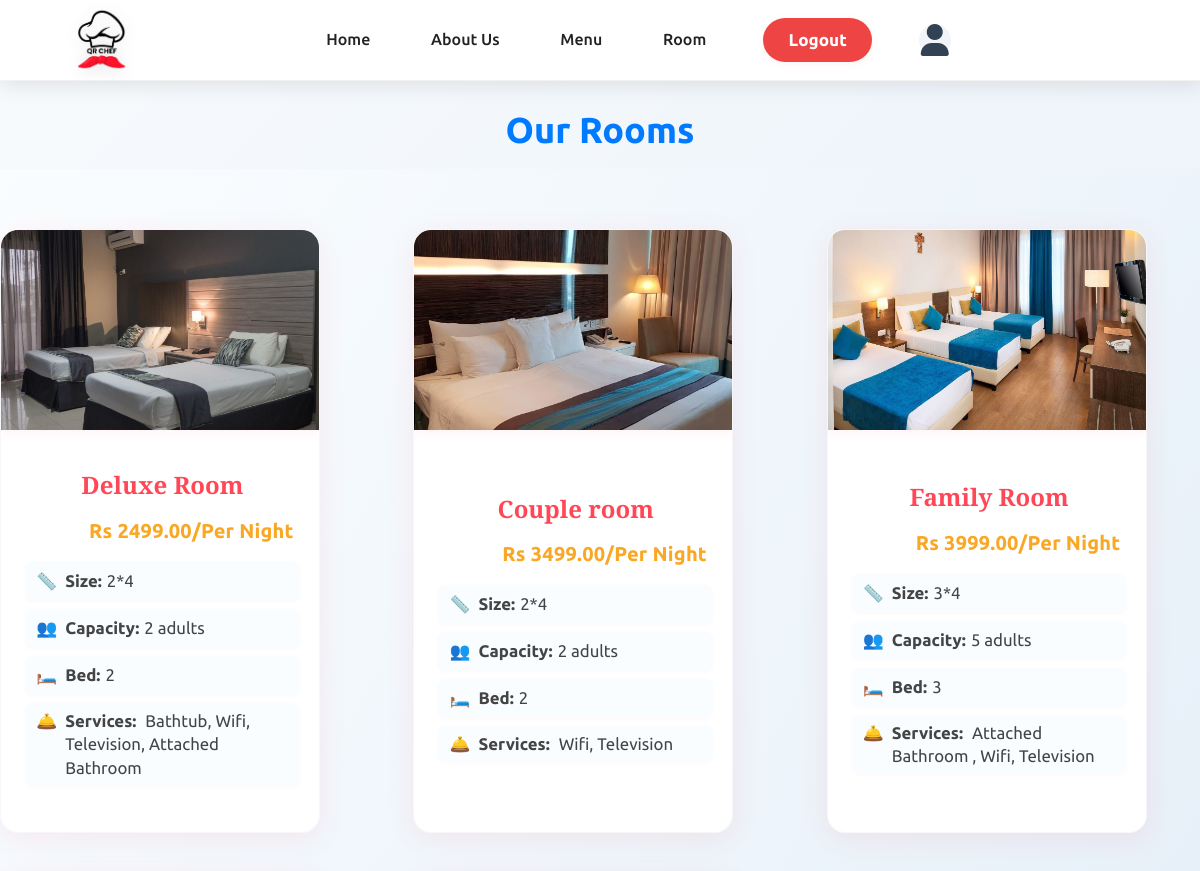
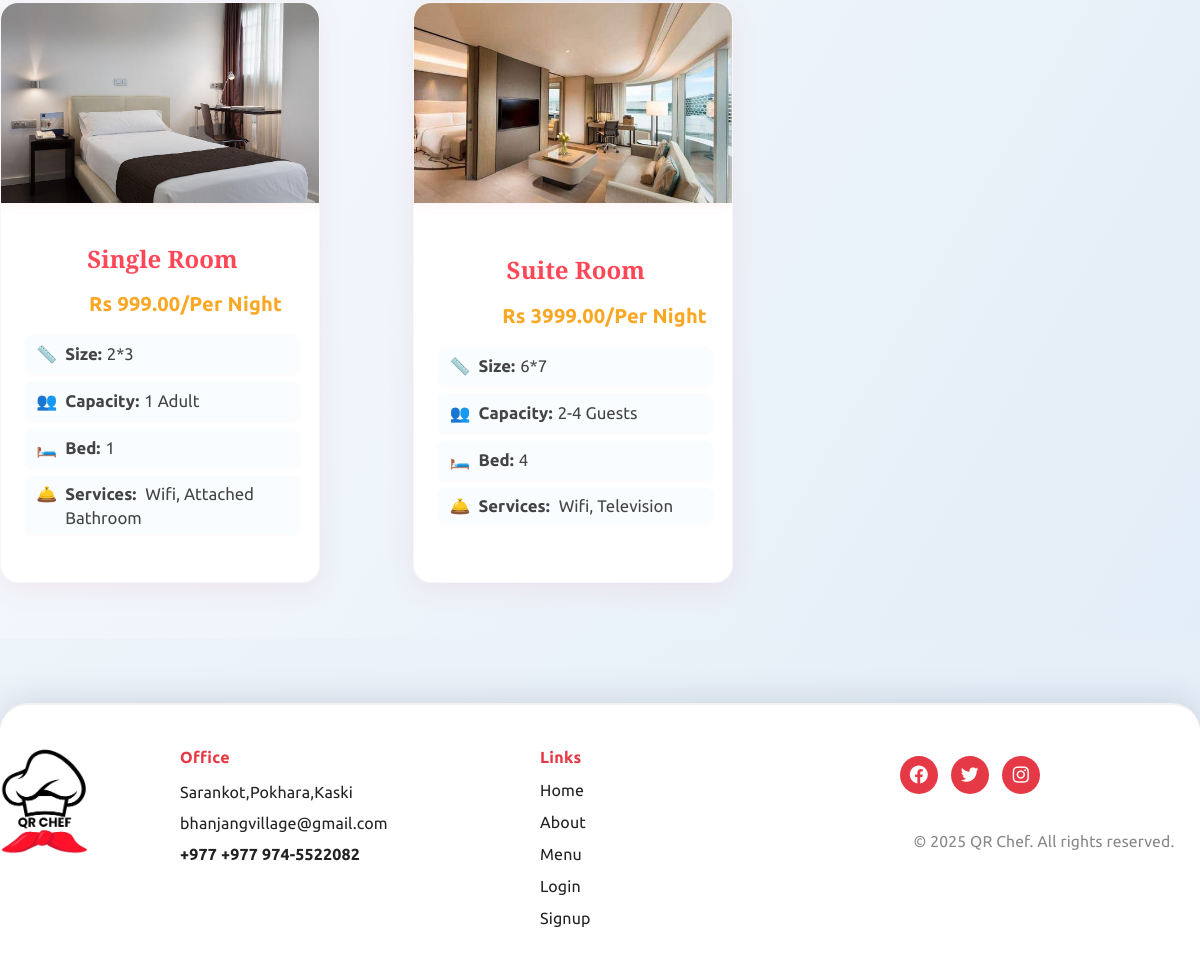
The app's page /room/ (signed in) with its own data (2 pictures, top to bottom).
### restaurant/models.py (models this page shows, shortened)
class Room(models.Model):
    name = models.CharField(max_length=100)
    image = models.ImageField(upload_to='rooms/')
    size = models.CharField(max_length=50)
    capacity = models.CharField(max_length=50)
    bed = models.CharField(max_length=50)
    services = models.CharField(max_length=200)
    category = models.ForeignKey(RoomCategory, on_delete=models.CASCADE, null=True, blank=True)

class RoomCategory(models.Model):
    name = models.CharField(max_length=50)
    price_per_night = models.DecimalField(max_digits=8, decimal_places=2)
    room_numbers = models.TextField(
        help_text="Enter room numbers separated by commas (e.g., '101,102,103')",
        null=True,
        blank=True
    )
    class Meta:
        verbose_name_plural = 'Room Categories'

### restaurant/views.py (the view)
# urls.py: path('room/', room, name='room'),
def room(request):
    rooms = Room.objects.all()
    return render(request, 'room.html', {'rooms': rooms})

### myproject/auth_backend.py (called while the page is built)
    def get_user(self, user_id):
        try:
            return User.objects.get(pk=user_id)
        except User.DoesNotExist:
            return None

### restaurant/templates/room.html (shortened to what this page needs)
{% extends "base.html" %}
{% load static %}
{% block content %}
    <link
      rel="stylesheet"
      href="{% static 'css/elegant-icons.css' %}"
      type="text/css"
    />
    <link
      rel="stylesheet"
      href="{% static 'css/flaticon.css' %}"
      type="text/css"
    />
    <link
      rel="stylesheet"
      href="{% static 'css/owl.carousel.min.css' %}"
      type="text/css"
    />
    <link
      rel="stylesheet"
      href="{% static 'css/nice-select.css' %}"
      type="text/css"
    />
    <link
      rel="stylesheet"
      href="{% static 'css/jquery-ui.min.css' %}"
      type="text/css"
    />
    <link
      rel="stylesheet"
      href="{% static 'css/magnific-popup.css' %}"
      type="text/css"
    />
    <link
      rel="stylesheet"
      href="{% static 'css/slicknav.min.css' %}"
      type="text/css"
    />
  </head>
  <body>
    <div class="breadcrumb-section">
      <div class="container">
        <div class="row">
          <div class="col-lg-12">
            <div class="breadcrumb-text">
              <h2>Our Rooms</h2>
            </div>
          </div>
        </div>
      </div>
    </div>
    <section class="rooms-section spad">
      <div class="container">
        <div class="room-list">
  {% for room in rooms %}
    <div class="room-item">
      <img src="{{ room.image.url }}" alt="{{ room.name }}" />
      <div class="ri-text">
        <h4>{{ room.name }}</h4>
        <h3 class="room-price">Rs {{ room.category.price_per_night }}<span>/Per Night</span></h3>
        <div class="room-features">
          <div class="feature"><span class="feature-icon">📏</span><span class="feature-label">Size:</span> {{ room.size }}</div>
          <div class="feature"><span class="feature-icon">👥</span><span class="feature-label">Capacity:</span> {{ room.capacity }}</div>
          <div class="feature"><span class="feature-icon">🛏️</span><span class="feature-label">Bed:</span> {{ room.bed }}</div>
          <div class="feature services-feature">
            <span class="feature-icon">🛎️</span>
            <div>
              <span class="feature-label">Services:</span>
              <span class="services-text">{{ room.services }}</span>
            </div>
          </div>
        </div>
      </div>
    </div>
  {% endfor %}
</div>
        </div>
      </div>
  </body>
</html>
{% endblock %}

### restaurant/static/css/style.css (style rules this page uses)
* { margin: 0; padding: 0; box-sizing: border-box; text-decoration: none; font-family: 'Ubuntu', sans-serif; }
html, body { overflow-x: hidden; width: 100%; }
body { height: 100%; margin-top: 100px; display: flex; flex-direction: column; font-family: 'Ubuntu', sans-serif; }
.rooms-section, .services-section { padding: 20px 2vw; }
.room-price { font-size: 1.3rem; color: #ffb300; font-weight: 700; letter-spacing: 0.01em; margin-top: 0; margin-bottom: 1rem; margin-left: 4rem; text-align: left; }
.rooms-section { padding: 70px 0 60px 0; text-align: center; background: linear-gradient(120deg, #fafdff 0%, #e3edf7 100%); position: relative; overflow: hidden; }
.room-item { background: #fff; margin-bottom: 0; border-radius: 22px; overflow: hidden; box-shadow: 0 8px 32px rgba(255,71,87,0.13); width: 700px; min-width: 320px; max-width: 99vw; text-align: left; transition: transform 0.22s, box-shadow 0.22s; position: relative; display: flex; flex-direction: column; align-items: flex-start; padding-bottom: 1.3rem; border: 1.5px solid #f7f7fa; }
.services-feature { font-size: 0.92rem; padding-left: 0.2rem; padding-right: 0.2rem; white-space: nowrap; overflow: hidden; text-overflow: ellipsis; }
@media (max-width: 1300px) { .room-item { width: 98vw; min-width: 180px; max-width: 100vw; padding-bottom: 1rem; } }
@media (max-width: 1300px) { .room-item .ri-text { padding-left: 1.2rem; padding-right: 1.2rem; } }
@media (max-width: 1300px) { .services-feature { font-size: 1rem; padding-left: 0.2rem; padding-right: 0.2rem; } }
.room-item .ri-text { width: 100%; padding-left: 3rem; padding-right: 3rem; text-align: left; }
.room-features { width: 100%; padding-left: 0; padding-right: 0; }
.room-item > img { align-self: stretch; }
.room-item .ri-text { width: 100%; padding-left: 1.5rem; padding-right: 1.2rem; text-align: left; }
.room-item .ri-text h4 { text-align: center; width: 100%; display: block; }
.room-item img { width: 100%; border-radius: 18px 18px 0 0; margin-bottom: 1.1rem; box-shadow: 0 2px 12px rgba(255,71,87,0.08); transition: transform 0.2s; object-fit: cover; height: 180px; }
.feature { display: flex; align-items: center; font-size: 1.05rem; color: #444; background: #fafdff; border-radius: 7px; padding: 0.38rem 1.1rem 0.38rem 0.7rem; margin-bottom: 0.1rem; box-shadow: 0 1px 3px rgba(255,71,87,0.04); text-align: left; width: 100%; white-space: normal; overflow: visible; text-overflow: unset; }
.services-feature { white-space: nowrap; overflow: hidden; text-overflow: ellipsis; }
.breadcrumb-section { padding-top: 70px; padding-bottom: 80px; }
.breadcrumb-text { text-align: center; }
.breadcrumb-text h2 { font-size: 44px; color: #007bff; margin-bottom: 12px; margin-left: 200px; }

### restaurant/templates/base.html (style rules this page uses)
body { margin-top: 0 !important; padding-top: 0 !important; }

### records on screen
Room: image (picture), name "Deluxe Room", category.price_per_night "2499.00", size "2*4", capacity "2 adults", bed "2", services "Bathtub, Wifi, Television, Attached Bathroom"
Room: image (picture), name "Couple room", category.price_per_night "3499.00", size "2*4", capacity "2 adults", bed "2", services "Wifi, Television"
Room: image (picture), name "Family Room", category.price_per_night "3999.00", size "3*4", capacity "5 adults", bed "3", services "Attached Bathroom , Wifi, Television"
Room: image (picture), name "Single Room", category.price_per_night "999.00", size "2*3", capacity "1 Adult", bed "1", services "Wifi, Attached Bathroom"
Room: image (picture), name "Suite Room", category.price_per_night "3999.00", size "6*7", capacity "2-4 Guests", bed "4", services "Wifi, Television"
